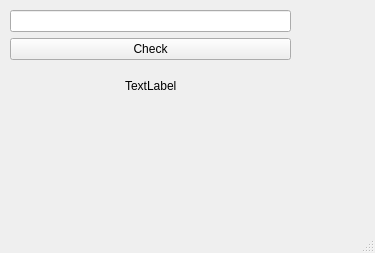
<?xml version="1.0" encoding="UTF-8"?>
<ui version="4.0">
 <class>MainWindow</class>
 <widget class="QMainWindow" name="MainWindow">
  <property name="geometry">
   <rect>
    <x>0</x>
    <y>0</y>
    <width>375</width>
    <height>253</height>
   </rect>
  </property>
  <property name="windowTitle">
   <string>MainWindow</string>
  </property>
  <widget class="QWidget" name="centralwidget">
   <widget class="QWidget" name="verticalLayoutWidget">
    <property name="geometry">
     <rect>
      <x>10</x>
      <y>10</y>
      <width>281</width>
      <height>95</height>
     </rect>
    </property>
    <layout class="QVBoxLayout" name="verticalLayout_2">
     <item>
      <widget class="QLineEdit" name="lineEdit"/>
     </item>
     <item>
      <widget class="QPushButton" name="pushButton">
       <property name="text">
        <string>Check</string>
       </property>
      </widget>
     </item>
     <item>
      <layout class="QHBoxLayout" name="horizontalLayout">
       <item>
        <spacer name="horizontalSpacer">
         <property name="orientation">
          <enum>Qt::Horizontal</enum>
         </property>
         <property name="sizeHint" stdset="0">
          <size>
           <width>40</width>
           <height>20</height>
          </size>
         </property>
        </spacer>
       </item>
       <item>
        <widget class="QLabel" name="label">
         <property name="text">
          <string>TextLabel</string>
         </property>
        </widget>
       </item>
       <item>
        <spacer name="horizontalSpacer_2">
         <property name="orientation">
          <enum>Qt::Horizontal</enum>
         </property>
         <property name="sizeHint" stdset="0">
          <size>
           <width>40</width>
           <height>20</height>
          </size>
         </property>
        </spacer>
       </item>
      </layout>
     </item>
    </layout>
   </widget>
  </widget>
  <widget class="QMenuBar" name="menubar">
   <property name="geometry">
    <rect>
     <x>0</x>
     <y>0</y>
     <width>375</width>
     <height>25</height>
    </rect>
   </property>
  </widget>
  <widget class="QStatusBar" name="statusbar"/>
 </widget>
 <resources/>
 <connections/>
</ui>
